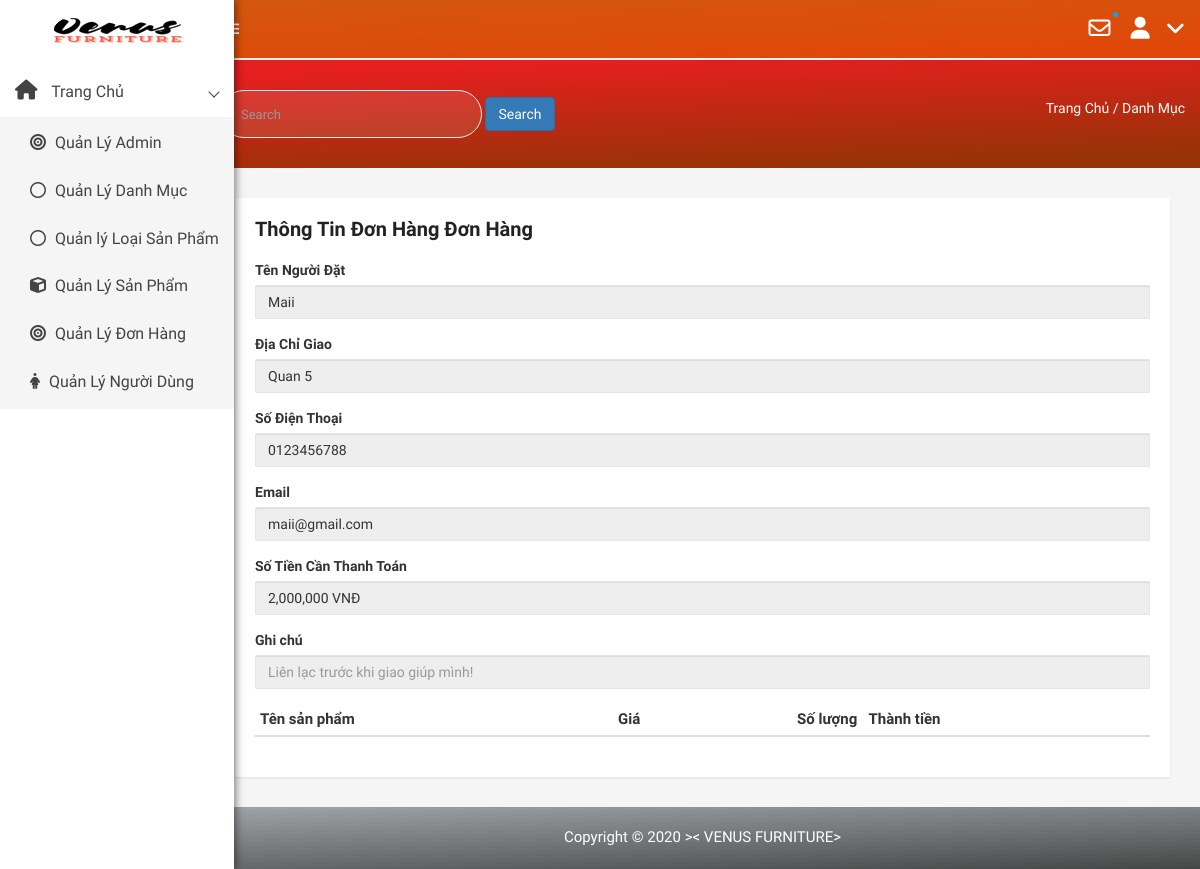
Page /admin/modules/transaction/see.php on the committed database.
### tables this page shows
CREATE TABLE `users` (
  `id` int(50) NOT NULL,
  `name` varchar(100) DEFAULT NULL,
  `email` varchar(100) DEFAULT NULL,
  `address` varchar(100) DEFAULT NULL,
  `phone` char(15) DEFAULT NULL,
  `Account` varchar(100) NOT NULL,
  `password` varchar(100) DEFAULT NULL,
  `avatar` char(50) DEFAULT NULL,
  `created_at` timestamp NULL DEFAULT NULL,
  `updated_at` timestamp NULL DEFAULT NULL ON UPDATE current_timestamp()
);

CREATE TABLE `transaction` (
  `id` int(50) NOT NULL,
  `amount` int(100) DEFAULT NULL,
  `user_id` int(100) DEFAULT NULL,
  `note` varchar(100) DEFAULT NULL,
  `created_at` timestamp NULL DEFAULT current_timestamp(),
  `updated_at` timestamp NULL DEFAULT current_timestamp()
);

### libraries/Database.php (called while the page is built, shortened)
<?php
class DataProvider
{
	public static function ExecuteQuery($sql)
	{
		try{
			$connection = mysqli_connect("localhost","root","", "web_noi_that-1");
			mysqli_query($connection, "set names 'utf8'");
			$result = mysqli_query($connection, $sql);
			return $result;
		}catch(Exception $ex)
		{
			return null;
		}
    }
}
?>

### admin/modules/transaction/see.php (the view, shortened to what this page needs)
<?php require_once __DIR__ . "/../../layouts/header.php" ?>
<div class="product-status mg-tb-15">
   <div class="container-fluid">
      <div class="row">
         <div class="col-lg-12 col-md-12 col-sm-12 col-xs-12">
         <div class="product-status mg-tb-15">
    <div class="container-fluid">
        <div class="row">
            <div class="col-lg-12 col-md-12 col-sm-12 col-xs-12">
                <div class="product-status-wrap">
                    <h4>Thông Tin Đơn Hàng Đơn Hàng</h4>
                    <form action="" method="post" enctype="multipart/form-data" id="USedit">
                        <?php
                        try {
                            $sql = "SELECT * FROM `transaction` ";
                            $result = DataProvider::ExecuteQuery($sql);
                            $row = mysqli_fetch_array($result);
                            $sql2 = "SELECT * FROM `users` WHERE `id` = {$row['user_id']} ";
                            $result2 = DataProvider::ExecuteQuery($sql2);
                            $row2 = mysqli_fetch_array($result2);
                        } catch (Exception $ex) {
                            echo "Không thể mở CSDL";
                        }
                        ?>
                        <div class="form-group">
                            <label>Tên Người Đặt</label>
                            <input readonly="" type="text" class="form-control" placeholder="Enter name" name="TenUS" value="<?php echo $row2['name'] ?>">
                        </div>
                        <div class="form-group">
                            <label>Địa Chỉ Giao</label>
                            <input readonly="" type="text" class="form-control" placeholder="351 Lạc Long Quân" name="address" value="<?php echo $row2['address'] ?>">
                        </div>
                        <div class="form-group">
                            <label>Số Điện Thoại</label>
                            <input readonly="" type="number" class="form-control" placeholder="0345197655" name="phone" value="<?php echo $row2['phone'] ?>">
                        </div>
                        <div class="form-group">
                            <label>Email</label>
                            <input readonly="" type="email" class="form-control" placeholder="ABC@gmail.com" name="email" value="<?php echo $row2['email'] ?>">
                        </div>
                        <div class="form-group">
                            <label>Số Tiền Cần Thanh Toán</label>
                            <input readonly="" type="text" class="form-control" placeholder="" name="tongtien" value="<?php echo number_format($row['amount'],0) ?> VNĐ">
                        </div>
                        <div class="form-group">
                            <label>Ghi chú</label>
                            <input  readonly=""  type="text" class="form-control" placeholder="Liên lạc trước khi giao giúp mình!" name="note" value="<?php echo $row['note'] ?>" >
                        </div>
                    </form>
                    <table  class="table table-hover table-condensed">
            <thead>
                <tr>
                    <th style="width:40%">Tên sản phẩm</th>
                    <th style="width:20%">Giá</th>
                    <th style="width:8%">Số lượng</th>
                    <th style="width:22%" class="text-center">Thành tiền</th>
                    <th style="width:10%">  </th>
                </tr>
            </thead>
                    </table>
                </div>
            </div>
        </div>
    </div>
</div>
         </div>
      </div>
   </div>
</div>
<?php require_once __DIR__ . "/../../layouts/footer.php" ?>

### public/admin/css/main.css (style rules this page uses)
html { color: #222; font-size: 1em; line-height: 1.4; }

### rows in the picture
users: TenUS "Maii", address "Quan 5", phone "0123456788", email "maii@gmail.com"
transaction: tongtien "2,000,000 VNĐ"
